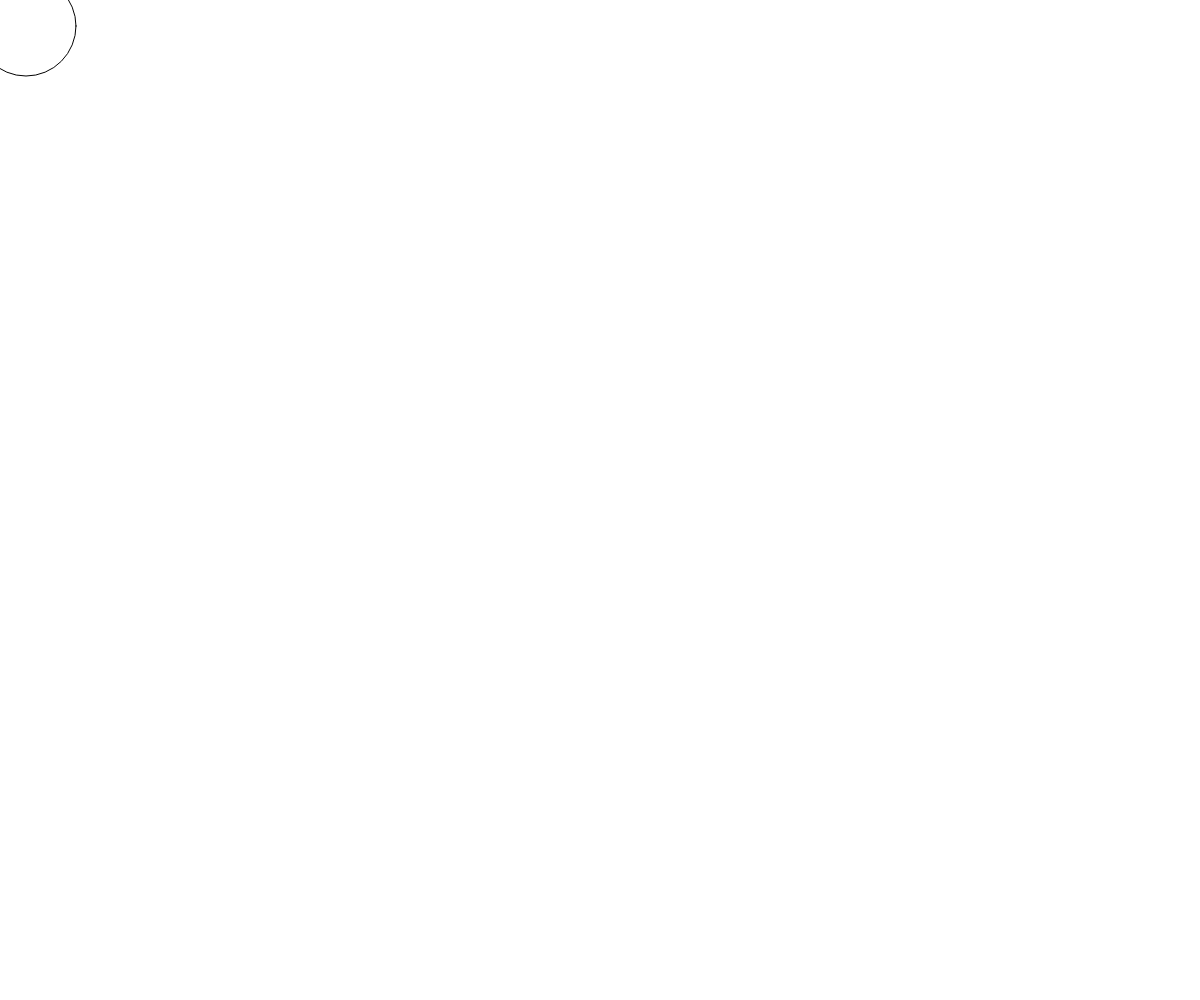
Frame 1 (no input)
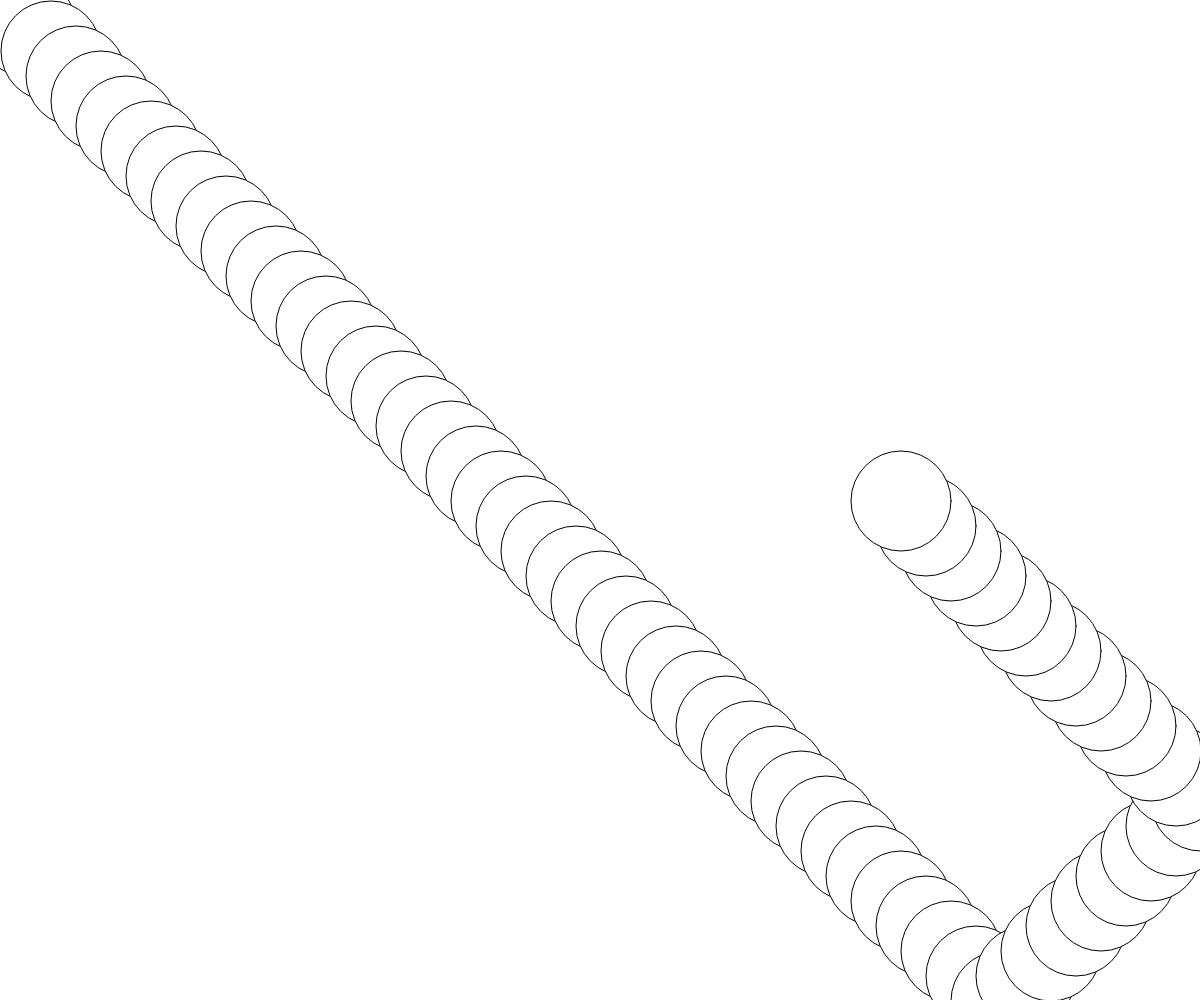
Frame 60 (no input)
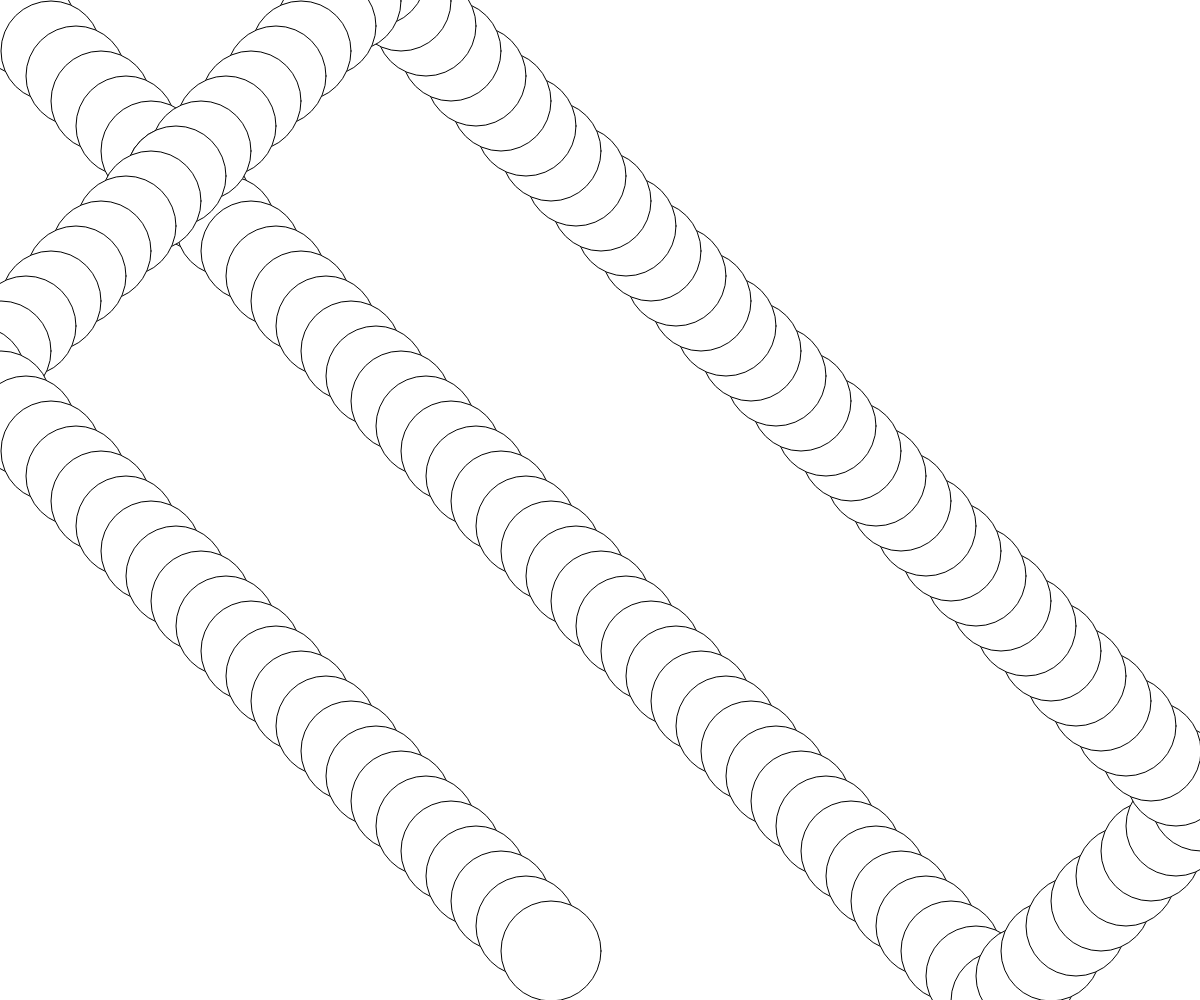
Frame 120 (the mouse pressed at the canvas centre since frame 60)

The p5.js sketch that drew these frames (run headless with seeded random() and noise() and a simulated clock; from frame 60 on, the mouse is pressed at the canvas centre):

// p5.js sketch
// ── sketch.js
let x = 1;
let y = 1;
let setVDir = true;
let setHDir = true;
let verticalEdge = 0;
let horizontalEdge = 0;
let variation = 25;

function setup() {
  createCanvas(windowWidth, windowHeight);
  verticalEdge = windowHeight;
  horizontalEdge = windowWidth;
}

function draw() {
  if (x > horizontalEdge) {
    setHDir = false;
  }
  if (x < 0) {
    setHDir = true;
  }
  if (setHDir) {
    x += variation;
  }
  else {
    x -= variation;
  }

  if (y > verticalEdge) {
    setVDir = false;
  }

  if (y < 0) {
    setVDir = true;
  }
  if (setVDir) {
    y += variation;
  }
  else {
    y -= variation
  }

  ellipseMode(CENTER);
  ellipse(x, y, 100);
}
